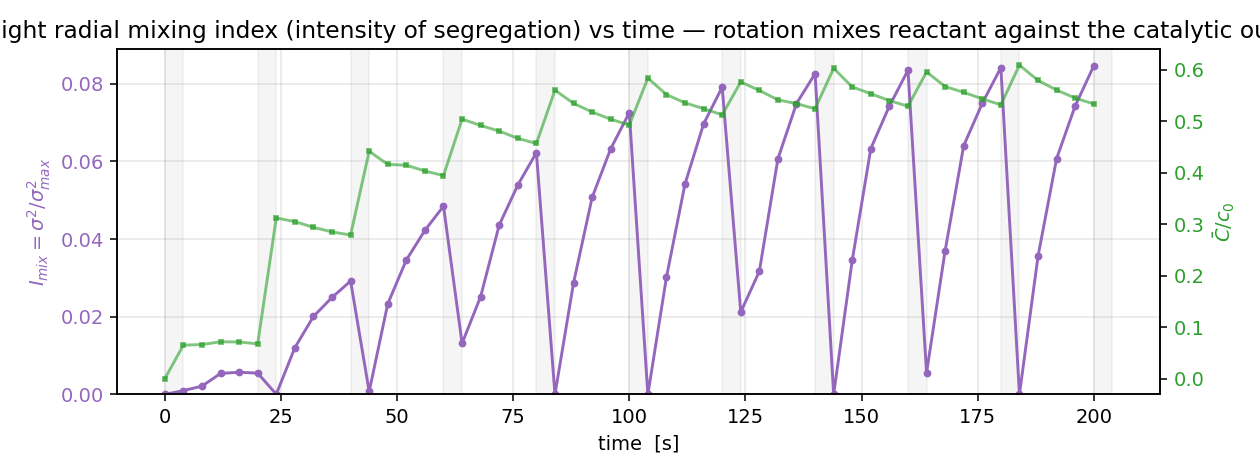

This figure's Python source:
"""Mixing index (intensity of segregation) vs time for Yuhe's case.

The repo's RL env scores mixing with the intensity of segregation over radial bins
at a measurement plane. Yuhe's case is flow-through, but we can apply the SAME
metric to a radial concentration profile at each written time. We sample at
MID-HEIGHT (z≈0), where the catalytic outer wall (c=0) sets up a real radial
gradient (high reactant near the inner wall, 0 at the outer wall) that the rotation
must mix against -- so the metric is meaningful. (At the very bottom outlet band the
profile borders the side-outlet, not the catalytic wall, so I_mix≈0 trivially.)

cell ordering (blockMesh): cells 0..14 = bottom side-outlet band; cells 15..1349 =
main section, 89 z-layers of 15 radial cells (radial 0=inner ... 14=outer wall).

I_mix = σ²/σ²_max  (radius-weighted variance of normalized C over the 15 radial cells).
I_mix → 0 radially uniform (well mixed),  → 1 fully segregated.

Run:  python mixing_index_vs_time.py CASE_DIR OUT_DIR
"""
import sys
import re
from pathlib import Path
import numpy as np
import matplotlib
matplotlib.use("Agg")
import matplotlib.pyplot as plt

Ri, Ro = 0.0254, 0.03175
NR = 15             # radial cells per z-layer
NTOTAL = 1350       # total cells
MIDLAYER = 44       # z-layer in the main section sampled for the radial profile (z≈0)
C0 = 50.0


def read_internal(path, n):
    """Return the first n internalField scalars from an OpenFOAM ascii volScalarField."""
    txt = Path(path).read_text()
    m = re.search(r"internalField\s+nonuniform\s+List<scalar>\s*\n\s*(\d+)\s*\n\(", txt)
    if not m:
        # uniform field
        mu = re.search(r"internalField\s+uniform\s+([-\d.eE+]+)", txt)
        if mu:
            return np.full(n, float(mu.group(1)))
        raise ValueError(f"cannot parse {path}")
    start = m.end()
    vals = []
    for line in txt[start:].splitlines():
        line = line.strip()
        if not line:
            continue          # skip the blank line right after "("
        if line.startswith(")"):
            break
        try:
            vals.append(float(line))
        except ValueError:
            break
        if len(vals) >= n:
            break
    return np.array(vals[:n])


def midplane_profile(path):
    """Radial profile (15 cells, inner->outer) at the mid-height layer."""
    allc = read_internal(path, NTOTAL)
    if len(allc) < NTOTAL:                      # uniform field (e.g. 0/)
        return np.full(NR, allc[0] if len(allc) else 0.0)
    s = NR + MIDLAYER * NR                       # skip bottom band + MIDLAYER layers
    return allc[s:s + NR]


def mixing_index(C):
    """Env's intensity of segregation on a radial profile C (normalized [0,1])."""
    dr = (Ro - Ri) / len(C)
    r_mids = Ri + (np.arange(len(C)) + 0.5) * dr
    w = r_mids / r_mids.sum()
    Cbar = np.sum(w * C)
    sig2 = np.sum(w * (C - Cbar) ** 2)
    sig2_max = Cbar * (1 - Cbar) + 1e-16
    return sig2 / sig2_max, Cbar


def main():
    case = Path(sys.argv[1]) if len(sys.argv) > 1 else Path(".")
    out = Path(sys.argv[2]) if len(sys.argv) > 2 else Path(".")
    times = sorted(
        (float(p.name) for p in case.iterdir()
         if p.is_dir() and re.fullmatch(r"\d+(\.\d+)?", p.name) and (p / "c").exists()),
    )
    ts, Im, Cb = [], [], []
    for t in times:
        cfile = case / (f"{int(t)}" if t.is_integer() else f"{t:g}") / "c"
        C = midplane_profile(cfile) / C0
        I, cbar = mixing_index(C)
        ts.append(t); Im.append(I); Cb.append(cbar)
    ts, Im, Cb = np.array(ts), np.array(Im), np.array(Cb)

    fig, ax = plt.subplots(figsize=(9, 3.4))
    ax.plot(ts, Im, "o-", ms=3, color="C4", label="mixing index $I_{mix}$")
    ax.set_xlabel("time  [s]"); ax.set_ylabel("$I_{mix}=\\sigma^2/\\sigma^2_{max}$", color="C4")
    ax.tick_params(axis="y", labelcolor="C4"); ax.grid(alpha=0.3); ax.set_ylim(bottom=0)
    ax2 = ax.twinx()
    ax2.plot(ts, Cb, "s-", ms=2.5, color="C2", alpha=0.6, label="mean conc. $\\bar C/c_0$")
    ax2.set_ylabel("$\\bar C / c_0$", color="C2"); ax2.tick_params(axis="y", labelcolor="C2")
    ax.set_title("Mid-height radial mixing index (intensity of segregation) vs time "
                 "— rotation mixes reactant against the catalytic outer wall")
    # mark the bursts so the modulation effect on mixing is visible
    for k in range(int(ts.max() // 20) + 1):
        ax.axvspan(k * 20, k * 20 + 4, color="grey", alpha=0.08)
    fig.tight_layout(); fig.savefig(out / "mixing_index_vs_time.png", dpi=140); plt.close(fig)

    print(f"I_mix (mid-height): start {Im[0]:.4f}, min {Im.min():.4f}, "
          f"max {Im.max():.4f}, end {Im[-1]:.4f}")
    print(f"mid-height mean C/c0: start {Cb[0]:.3f}, end {Cb[-1]:.3f}")
    print(f"wrote {out/'mixing_index_vs_time.png'}")


if __name__ == "__main__":
    main()
